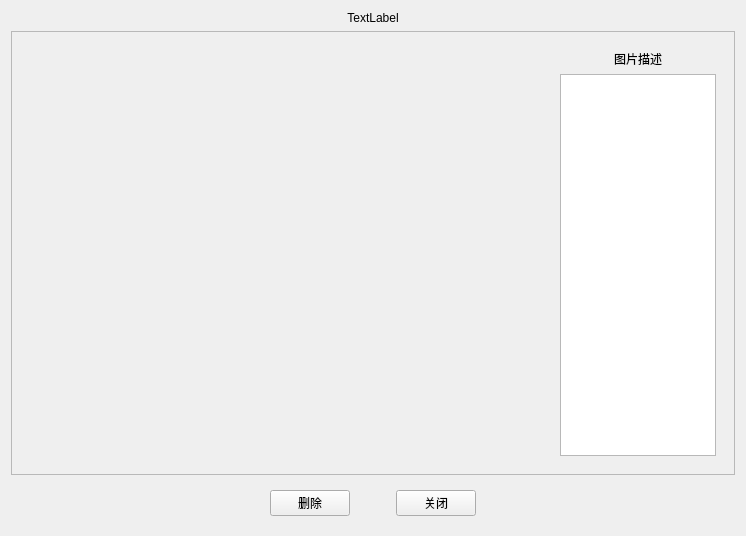
<?xml version="1.0" encoding="UTF-8"?>
<ui version="4.0">
 <class>Form</class>
 <widget class="QWidget" name="Form">
  <property name="geometry">
   <rect>
    <x>0</x>
    <y>0</y>
    <width>746</width>
    <height>536</height>
   </rect>
  </property>
  <property name="windowTitle">
   <string>Form</string>
  </property>
  <property name="styleSheet">
   <string notr="true"/>
  </property>
  <layout class="QGridLayout" name="gridLayout_2">
   <item row="2" column="0">
    <widget class="QWidget" name="widget" native="true">
     <layout class="QHBoxLayout" name="horizontalLayout">
      <item>
       <spacer name="horizontalSpacer">
        <property name="orientation">
         <enum>Qt::Horizontal</enum>
        </property>
        <property name="sizeHint" stdset="0">
         <size>
          <width>98</width>
          <height>20</height>
         </size>
        </property>
       </spacer>
      </item>
      <item>
       <widget class="QPushButton" name="img_btn_del">
        <property name="text">
         <string>删除</string>
        </property>
       </widget>
      </item>
      <item>
       <spacer name="horizontalSpacer_3">
        <property name="orientation">
         <enum>Qt::Horizontal</enum>
        </property>
        <property name="sizeType">
         <enum>QSizePolicy::Fixed</enum>
        </property>
        <property name="sizeHint" stdset="0">
         <size>
          <width>40</width>
          <height>20</height>
         </size>
        </property>
       </spacer>
      </item>
      <item>
       <widget class="QPushButton" name="img_btn_close">
        <property name="text">
         <string>关闭</string>
        </property>
       </widget>
      </item>
      <item>
       <spacer name="horizontalSpacer_2">
        <property name="orientation">
         <enum>Qt::Horizontal</enum>
        </property>
        <property name="sizeHint" stdset="0">
         <size>
          <width>98</width>
          <height>20</height>
         </size>
        </property>
       </spacer>
      </item>
     </layout>
    </widget>
   </item>
   <item row="0" column="0">
    <widget class="QLabel" name="label_name">
     <property name="layoutDirection">
      <enum>Qt::LeftToRight</enum>
     </property>
     <property name="text">
      <string>TextLabel</string>
     </property>
     <property name="alignment">
      <set>Qt::AlignCenter</set>
     </property>
    </widget>
   </item>
   <item row="1" column="0">
    <widget class="QFrame" name="frame">
     <property name="styleSheet">
      <string notr="true">border-color: rgb(117, 156, 146);</string>
     </property>
     <property name="frameShape">
      <enum>QFrame::StyledPanel</enum>
     </property>
     <property name="frameShadow">
      <enum>QFrame::Raised</enum>
     </property>
     <layout class="QGridLayout" name="gridLayout" columnstretch="3,1">
      <item row="0" column="0">
       <widget class="QLabel" name="label_pic">
        <property name="sizePolicy">
         <sizepolicy hsizetype="Expanding" vsizetype="Expanding">
          <horstretch>0</horstretch>
          <verstretch>0</verstretch>
         </sizepolicy>
        </property>
        <property name="autoFillBackground">
         <bool>false</bool>
        </property>
        <property name="text">
         <string/>
        </property>
        <property name="scaledContents">
         <bool>true</bool>
        </property>
        <property name="wordWrap">
         <bool>false</bool>
        </property>
        <property name="openExternalLinks">
         <bool>false</bool>
        </property>
       </widget>
      </item>
      <item row="0" column="1">
       <widget class="QWidget" name="widget_2" native="true">
        <layout class="QGridLayout" name="gridLayout_3">
         <item row="0" column="0">
          <widget class="QLabel" name="label">
           <property name="text">
            <string>图片描述</string>
           </property>
           <property name="alignment">
            <set>Qt::AlignCenter</set>
           </property>
          </widget>
         </item>
         <item row="1" column="0">
          <widget class="QTextEdit" name="textEdit_describe"/>
         </item>
        </layout>
       </widget>
      </item>
     </layout>
    </widget>
   </item>
  </layout>
 </widget>
 <resources/>
 <connections/>
</ui>
